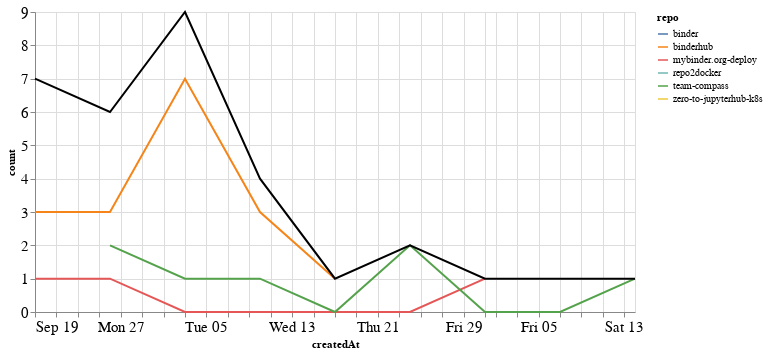

Notebook code for this chart:
### Markdown cell above
### Comments

### Code cell
comments_time = comments.groupby('repo').resample('W', on='createdAt').count()['author'].reset_index()
comments_time = comments_time.rename(columns={'author': 'count'})
comments_time_total = comments_time.groupby('createdAt').agg({"count": "sum"}).reset_index()
ch1 = alt.Chart(comments_time, width=600).mark_line().encode(
    x='createdAt',
    y='count',
    color='repo',
    tooltip="repo"
)

ch2 = alt.Chart(comments_time_total, width=600).mark_line(color="black").encode(
    x='createdAt',
    y='count',
)

ch1 + ch2

### Figure 1 — Vega-Lite specification as saved in the notebook (floating-point values rounded to 4 significant figures)
{"config": {"axisLeft": {"labelFontSize": 15}, "axisBottom": {"labelFontSize": 15}}, "layer": [{"data": {"name": "data-1bc34cc829d46fdee918a09289707209"}, "mark": "line", "encoding": {"color": {"type": "nominal", "field": "repo"}, "tooltip": {"type": "nominal", "field": "repo"}, "x": {"type": "temporal", "field": "createdAt"}, "y": {"type": "quantitative", "field": "count"}}, "width": 600}, {"data": {"name": "data-e6e79d5dba6068eae0fdb9b8fa280744"}, "mark": {"type": "line", "color": "black"}, "encoding": {"x": {"type": "temporal", "field": "createdAt"}, "y": {"type": "quantitative", "field": "count"}}, "width": 600}], "$schema": "https://vega.github.io/schema/vega-lite/v4.8.1.json", "datasets": {"data-1bc34cc829d46fdee918a09289707209": [{"repo": "binder", "createdAt": "2021-09-19T00:00:00", "count": 3}, {"repo": "binderhub", "createdAt": "2021-09-19T00:00:00", "count": 3}, {"repo": "binderhub", "createdAt": "2021-09-26T00:00:00", "count": 3}, {"repo": "binderhub", "createdAt": "2021-10-03T00:00:00", "count": 7}, {"repo": "binderhub", "createdAt": "2021-10-10T00:00:00", "count": 3}, {"repo": "binderhub", "createdAt": "2021-10-17T00:00:00", "count": 1}, {"repo": "mybinder.org-deploy", "createdAt": "2021-09-19T00:00:00", "count": 1}, {"repo": "mybinder.org-deploy", "createdAt": "2021-09-26T00:00:00", "count": 1}, {"repo": "mybinder.org-deploy", "createdAt": "2021-10-03T00:00:00", "count": 0}, {"repo": "mybinder.org-deploy", "createdAt": "2021-10-10T00:00:00", "count": 0}, {"repo": "mybinder.org-deploy", "createdAt": "2021-10-17T00:00:00", "count": 0}, {"repo": "mybinder.org-deploy", "createdAt": "2021-10-24T00:00:00", "count": 0}, {"repo": "mybinder.org-deploy", "createdAt": "2021-10-31T00:00:00", "count": 1}, {"repo": "repo2docker", "createdAt": "2021-11-07T00:00:00", "count": 1}, {"repo": "team-compass", "createdAt": "2021-09-26T00:00:00", "count": 2}, {"repo": "team-compass", "createdAt": "2021-10-03T00:00:00", "count": 1}, {"repo": "team-compass", "createdAt": "2021-10-10T00:00:00", "count": 1}, {"repo": "team-compass", "createdAt": "2021-10-17T00:00:00", "count": 0}, {"repo": "team-compass", "createdAt": "2021-10-24T00:00:00", "count": 2}, {"repo": "team-compass", "createdAt": "2021-10-31T00:00:00", "count": 0}, {"repo": "team-compass", "createdAt": "2021-11-07T00:00:00", "count": 0}, {"repo": "team-compass", "createdAt": "2021-11-14T00:00:00", "count": 1}, {"repo": "zero-to-jupyterhub-k8s", "createdAt": "2021-10-03T00:00:00", "count": 1}], "data-e6e79d5dba6068eae0fdb9b8fa280744": [{"createdAt": "2021-09-19T00:00:00", "count": 7}, {"createdAt": "2021-09-26T00:00:00", "count": 6}, {"createdAt": "2021-10-03T00:00:00", "count": 9}, {"createdAt": "2021-10-10T00:00:00", "count": 4}, {"createdAt": "2021-10-17T00:00:00", "count": 1}, {"createdAt": "2021-10-24T00:00:00", "count": 2}, {"createdAt": "2021-10-31T00:00:00", "count": 1}, {"createdAt": "2021-11-07T00:00:00", "count": 1}, {"createdAt": "2021-11-14T00:00:00", "count": 1}]}}
